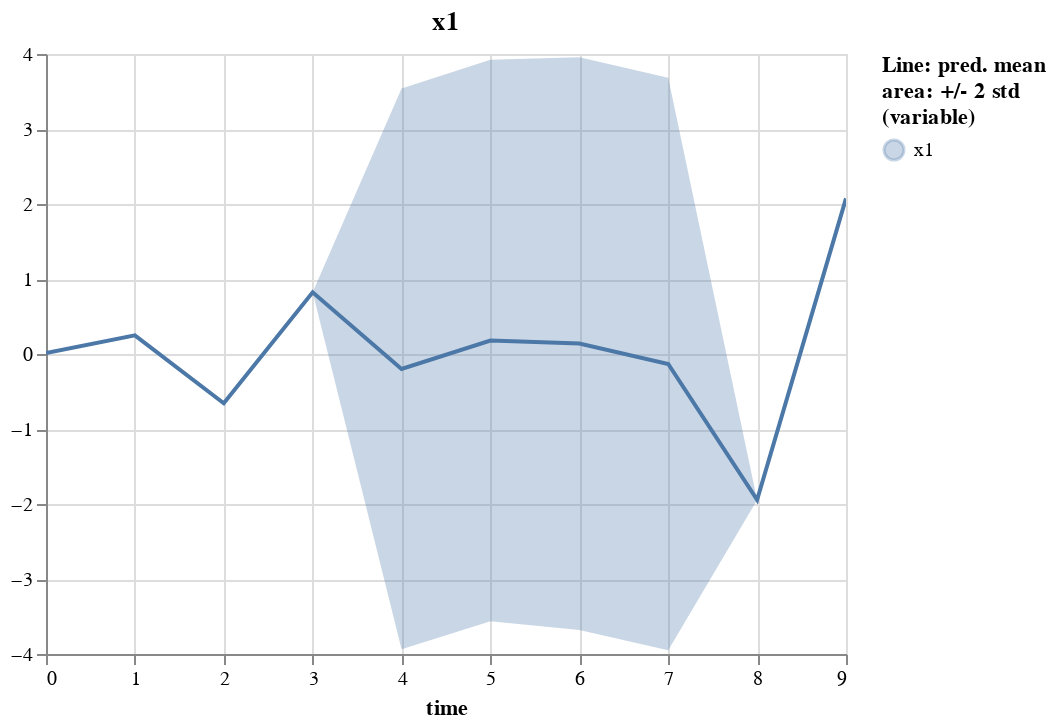

The code cell stored with this chart in its notebook:
### Code cell
imp_d = imp.impute(tidy=True, add_time=True)

_plot_variable(imp_d, None, "x1")

### Figure 1 — Vega-Lite specification as saved in the notebook (floating-point values rounded to 4 significant figures)
{"config": {"view": {"continuousWidth": 400, "continuousHeight": 300}}, "layer": [{"mark": "errorband", "encoding": {"color": {"field": "variable", "legend": {"title": ["Line: pred. mean", "area: +/- 2 std", "(variable)"]}, "type": "nominal"}, "tooltip": [{"field": "std", "format": ".4", "type": "quantitative"}, {"field": "mean", "format": ".4", "type": "quantitative"}], "x": {"field": "time", "type": "quantitative"}, "y": {"field": "err_low", "scale": {"zero": false}, "title": "", "type": "quantitative"}, "y2": {"field": "err_high"}}, "transform": [{"calculate": "datum.mean - 2 * datum.std", "as": "err_low"}, {"calculate": "datum.mean + 2 * datum.std", "as": "err_high"}]}, {"mark": "line", "encoding": {"color": {"field": "variable", "type": "nominal"}, "x": {"field": "time", "type": "quantitative"}, "y": {"field": "mean", "scale": {"zero": false}, "title": "", "type": "quantitative"}}, "selection": {"selector001": {"type": "interval", "bind": "scales"}}, "title": "x1"}], "data": {"name": "data-4d7c5c8c2841f6b399faa46258f0dcec"}, "$schema": "https://vega.github.io/schema/vega-lite/v4.17.0.json", "datasets": {"data-4d7c5c8c2841f6b399faa46258f0dcec": [{"time": 0.0, "variable": "x1", "mean": 0.01327, "std": null}, {"time": 2.0, "variable": "x1", "mean": -0.658, "std": null}, {"time": 3.0, "variable": "x1", "mean": 0.8229, "std": null}, {"time": 8.0, "variable": "x1", "mean": -1.945, "std": null}, {"time": 9.0, "variable": "x1", "mean": 2.074, "std": null}, {"time": 1.0, "variable": "x1", "mean": 0.2488, "std": null}, {"time": 4.0, "variable": "x1", "mean": -0.1992, "std": 1.869}, {"time": 5.0, "variable": "x1", "mean": 0.1795, "std": 1.872}, {"time": 6.0, "variable": "x1", "mean": 0.1385, "std": 1.909}, {"time": 7.0, "variable": "x1", "mean": -0.1325, "std": 1.908}]}}
